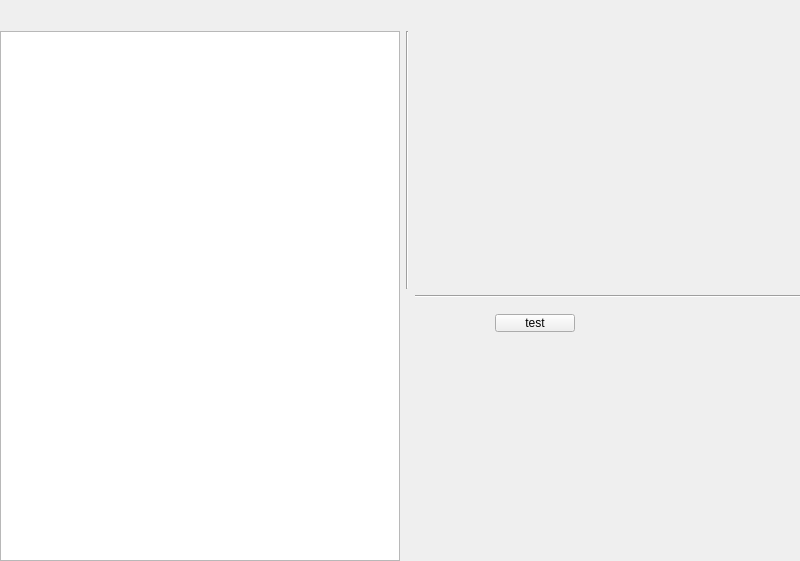
<?xml version="1.0" encoding="UTF-8"?>
<ui version="4.0">
 <class>Account</class>
 <widget class="QWidget" name="Account">
  <property name="geometry">
   <rect>
    <x>0</x>
    <y>0</y>
    <width>800</width>
    <height>561</height>
   </rect>
  </property>
  <property name="sizePolicy">
   <sizepolicy hsizetype="Expanding" vsizetype="Expanding">
    <horstretch>0</horstretch>
    <verstretch>0</verstretch>
   </sizepolicy>
  </property>
  <property name="minimumSize">
   <size>
    <width>0</width>
    <height>0</height>
   </size>
  </property>
  <property name="windowTitle">
   <string>Account</string>
  </property>
  <widget class="QWidget" name="gridLayoutWidget">
   <property name="geometry">
    <rect>
     <x>0</x>
     <y>0</y>
     <width>802</width>
     <height>561</height>
    </rect>
   </property>
   <layout class="QGridLayout" name="gridLayout">
    <item row="3" column="2">
     <widget class="QFrame" name="typesWidget">
      <widget class="QPushButton" name="qpbTest">
       <property name="geometry">
        <rect>
         <x>80</x>
         <y>10</y>
         <width>80</width>
         <height>18</height>
        </rect>
       </property>
       <property name="text">
        <string>test</string>
       </property>
      </widget>
     </widget>
    </item>
    <item row="0" column="0" colspan="3">
     <widget class="QWidget" name="toolBarWidget" native="true">
      <property name="sizePolicy">
       <sizepolicy hsizetype="Fixed" vsizetype="Fixed">
        <horstretch>0</horstretch>
        <verstretch>0</verstretch>
       </sizepolicy>
      </property>
      <property name="minimumSize">
       <size>
        <width>800</width>
        <height>25</height>
       </size>
      </property>
      <property name="maximumSize">
       <size>
        <width>16777215</width>
        <height>16777215</height>
       </size>
      </property>
     </widget>
    </item>
    <item row="1" column="1">
     <widget class="Line" name="line">
      <property name="orientation">
       <enum>Qt::Vertical</enum>
      </property>
     </widget>
    </item>
    <item row="1" column="2">
     <widget class="QWidget" name="catsWidget" native="true">
      <property name="sizePolicy">
       <sizepolicy hsizetype="Preferred" vsizetype="Preferred">
        <horstretch>0</horstretch>
        <verstretch>0</verstretch>
       </sizepolicy>
      </property>
     </widget>
    </item>
    <item row="2" column="2">
     <widget class="Line" name="line_2">
      <property name="orientation">
       <enum>Qt::Horizontal</enum>
      </property>
     </widget>
    </item>
    <item row="1" column="0" rowspan="3">
     <widget class="QTableView" name="opsView">
      <property name="sizePolicy">
       <sizepolicy hsizetype="Fixed" vsizetype="Fixed">
        <horstretch>0</horstretch>
        <verstretch>0</verstretch>
       </sizepolicy>
      </property>
      <property name="minimumSize">
       <size>
        <width>400</width>
        <height>530</height>
       </size>
      </property>
      <property name="maximumSize">
       <size>
        <width>16777215</width>
        <height>16777215</height>
       </size>
      </property>
     </widget>
    </item>
   </layout>
  </widget>
 </widget>
 <resources/>
 <connections/>
</ui>
